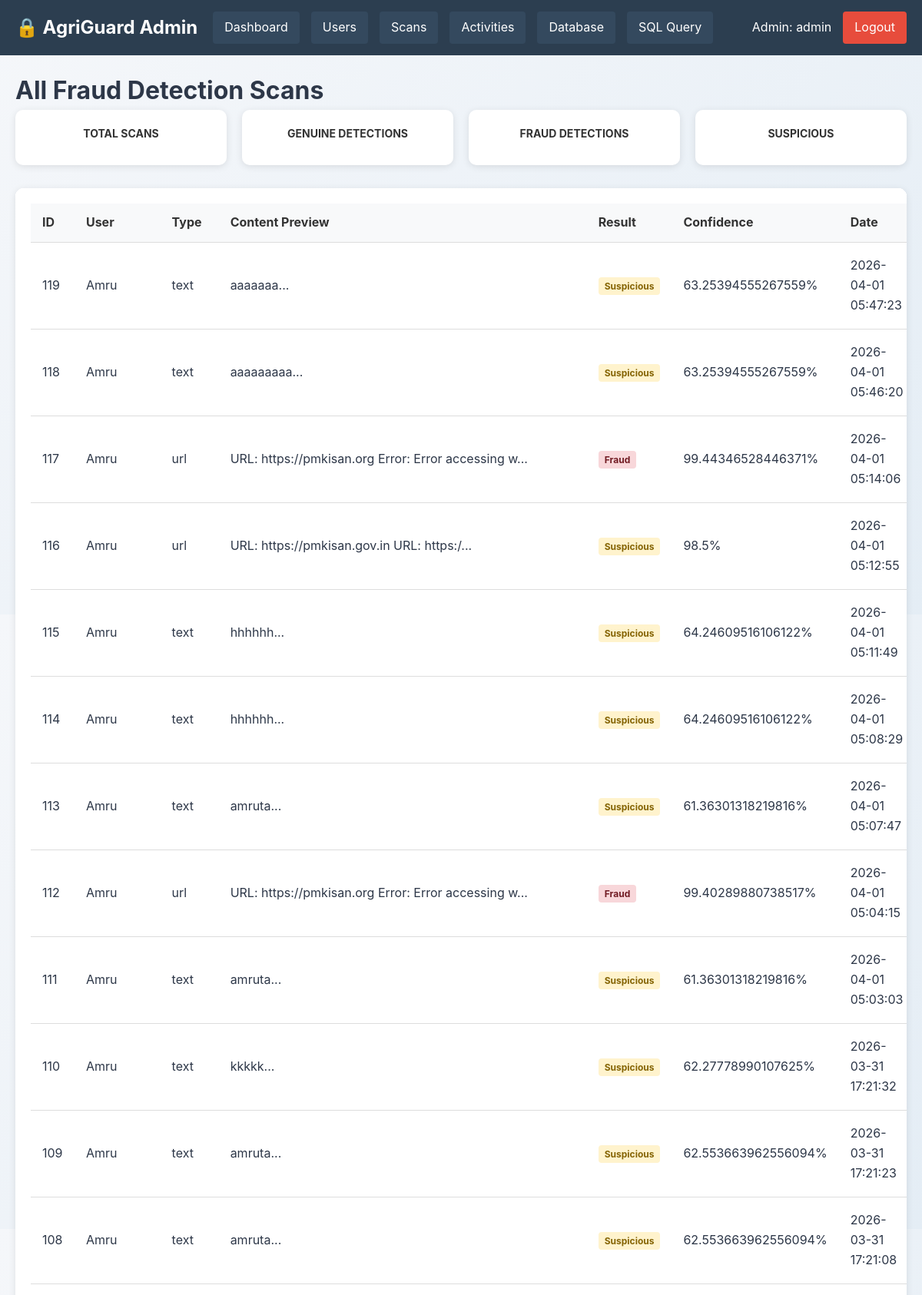
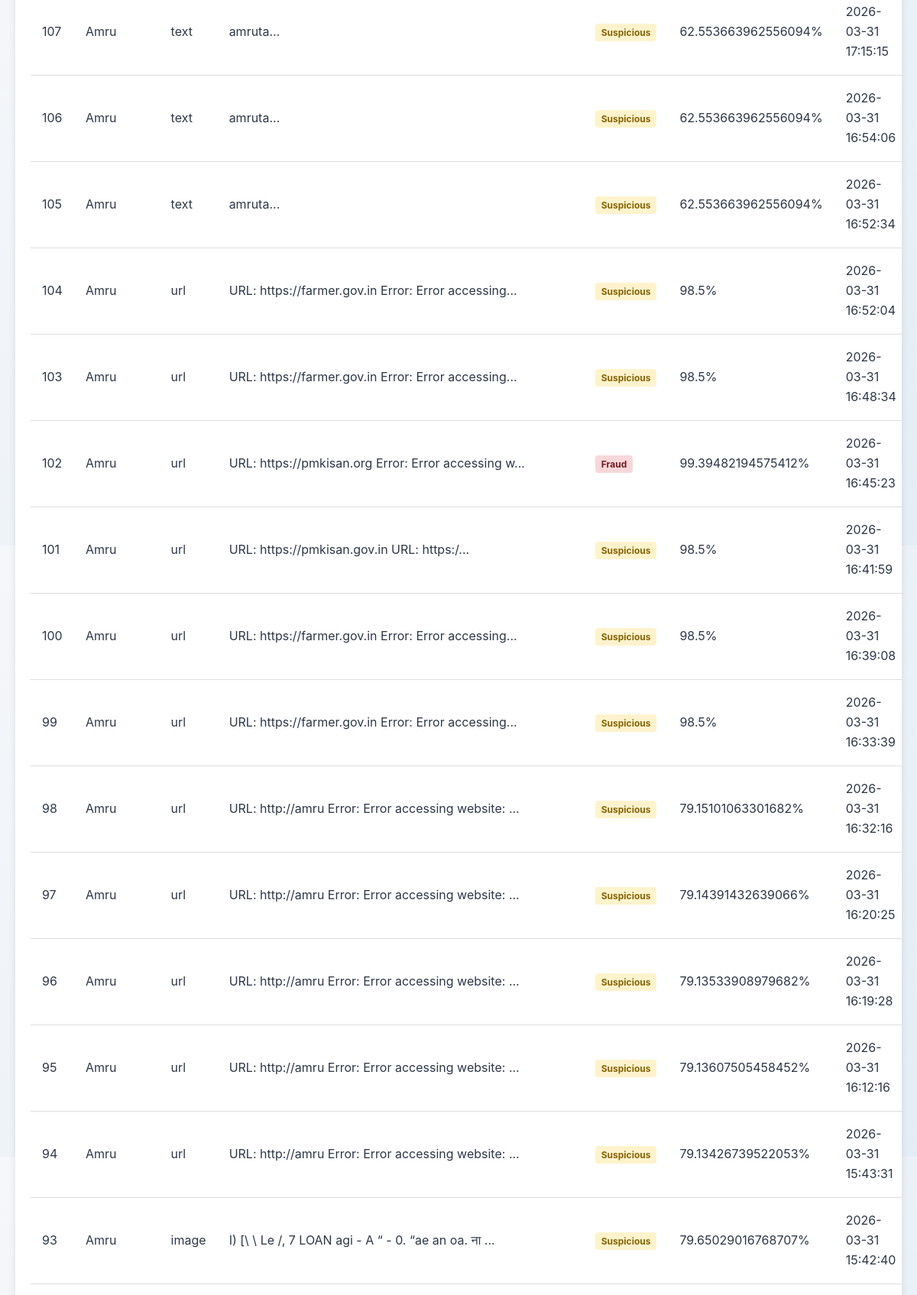
Screenshot of /admin/scans (signed in, upper part) with the database file from the repository (2 pictures, top to bottom).
### tables this page shows
CREATE TABLE scans (
                id INTEGER PRIMARY KEY AUTOINCREMENT,
                user_id INTEGER,
                content_type TEXT,
                content TEXT,
                result TEXT,
                confidence REAL,
                created_at TIMESTAMP DEFAULT CURRENT_TIMESTAMP, detection_method TEXT DEFAULT 'rule-based',
                FOREIGN KEY (user_id) REFERENCES users(id) ON DELETE CASCADE
            );

CREATE TABLE users(
                id INTEGER PRIMARY KEY AUTOINCREMENT,
                username TEXT UNIQUE NOT NULL,
                email TEXT UNIQUE NOT NULL,
                mobile TEXT UNIQUE NOT NULL,
                password TEXT NOT NULL,
                fullname TEXT,
                location TEXT,
                profile_pic TEXT,
                language TEXT DEFAULT 'en',
                email_notifications BOOLEAN DEFAULT 1,
                account_type TEXT DEFAULT 'standard',
                created_at TIMESTAMP DEFAULT CURRENT_TIMESTAMP,
                reset_token TEXT,
                reset_token_expiry DATETIME
            );

### app.py (the view)
@app.route("/admin/scans")
@admin_required
def admin_scans():
    import sqlite3
    conn = sqlite3.connect("users.db")
    conn.row_factory = sqlite3.Row
    c = conn.cursor()
    c.execute("""
        SELECT s.*, u.username, u.email
        FROM scans s
        LEFT JOIN users u ON s.user_id = u.id
        ORDER BY s.created_at DESC
    """)
    scans = []
    for row in c.fetchall():
        scans.append(dict(row))
    conn.close()
    return render_template("admin_scans.html", scans=scans, is_admin=True)

### app.py (called while the page is built)
def admin_required(f):
    @wraps(f)
    def decorated_function(*args, **kwargs):
        if 'user_id' not in session:
            flash("Please login first", "error")
            return redirect(url_for('login_selector'))
        is_admin = (session.get('account_type') == 'admin' or
                   session.get('username') == 'admin')
        if not is_admin:
            flash("Admin access required!", "error")
            return render_template("admin_access.html")
        return f(*args, **kwargs)
    return decorated_function

@app.context_processor
def inject_user():
    is_admin = False
    if 'user_id' in session:
        is_admin = (session.get('account_type') == 'admin' or
                   session.get('username') == 'admin')
    return dict(
        current_user=session.get("username"),
        current_lang=session.get("lang", "en"),
        is_logged_in="user_id" in session,
        is_admin=is_admin,
        current_path=request.path,
        ml_available=ML_AVAILABLE
   )

### templates/admin_scans.html (shortened to what this page needs)
<!DOCTYPE html>
<html lang="en">
<head>
    <link rel="stylesheet" href="{{ url_for('static', filename='css/style.css') }}">
</head>
<body>
    {% include 'admin_navbar.html' %}
    <div class="admin-container">
        <h1>All Fraud Detection Scans</h1>
        <div class="stats-grid">
            <div class="stat-card">
                <h3>Total Scans</h3>
            </div>
            <div class="stat-card">
                <h3>Genuine Detections</h3>
            </div>
            <div class="stat-card">
                <h3>Fraud Detections</h3>
            </div>
            <div class="stat-card">
                <h3>Suspicious</h3>
            </div>
        </div>
        <div class="table-container">
            <table>
                <thead>
                    <tr>
                        <th>ID</th>
                        <th>User</th>
                        <th>Type</th>
                        <th>Content Preview</th>
                        <th>Result</th>
                        <th>Confidence</th>
                        <th>Date</th>
                    </tr>
                </thead>
                <tbody>
                    {% for scan in scans %}
                    <tr>
                        <td>{{ scan.id }}</td>
                        <td>{{ scan.username if scan.username else "User #" + scan.user_id|string }}</td>
                        <td>{{ scan.content_type }}</td>
                        <td>{{ scan.content[:50] }}...</td>
                        <td>
                            {% if 'Genuine' in scan.result or 'Safe' in scan.result %}
                                <span class="result-badge result-genuine">Genuine</span>
                            {% elif 'Fraud' in scan.result or 'Risk' in scan.result %}
                                <span class="result-badge result-fraud">Fraud</span>
                            {% else %}
                                <span class="result-badge result-suspicious">Suspicious</span>
                            {% endif %}
                        </td>
                        <td>{{ scan.confidence }}%</td>
                        <td>{{ scan.created_at }}</td>
                    </tr>
                    {% endfor %}
                </tbody>
            </table>
        </div>
    </div>
</body>
</html>

### static/style.css (style rules this page uses)
* { margin: 0; padding: 0; box-sizing: border-box; }
body { font-family: 'Inter', 'Segoe UI', system-ui, -apple-system, sans-serif; background: linear-gradient(135deg, #f5f7fa 0%, #e4edf5 100%); color: #2d3748; line-height: 1.6; min-height: 100vh; }

### templates/admin_scans.html (style rules this page uses)
.admin-container { padding: 20px; }
.stats-grid { display: grid; grid-template-columns: repeat(auto-fit, minmax(250px, 1fr)); gap: 20px; margin-bottom: 30px; }
.stat-card { background: white; border-radius: 10px; padding: 20px; box-shadow: 0 2px 10px rgba(0,0,0,0.1); text-align: center; }
.stat-card h3 { margin: 0; color: #333; font-size: 14px; text-transform: uppercase; }
.table-container { background: white; border-radius: 10px; padding: 20px; box-shadow: 0 2px 10px rgba(0,0,0,0.1); overflow-x: auto; }
table { width: 100%; border-collapse: collapse; }
th, td { padding: 12px 15px; text-align: left; border-bottom: 1px solid #ddd; }
th { background-color: #f8f9fa; font-weight: bold; color: #333; }
.result-badge { padding: 4px 8px; border-radius: 4px; font-size: 12px; font-weight: bold; }
.result-fraud { background-color: #f8d7da; color: #721c24; }
.result-suspicious { background-color: #fff3cd; color: #856404; }

### rows the page displays
scans: id "119", username "Amru", content_type "text", content "aaaaaaa", shows "Suspicious", confidence "63.25394555267559", created_at "2026-04-01 05:47:23"
scans: id "118", username "Amru", content_type "text", content "aaaaaaaaa", shows "Suspicious", confidence "63.25394555267559", created_at "2026-04-01 05:46:20"
scans: id "117", username "Amru", content_type "url", content "URL: https://pmkisan.org Error: Error accessing w", shows "Fraud", confidence "99.44346528446371", created_at "2026-04-01 05:14:06"
scans: id "116", username "Amru", content_type "url", content "URL: https://pmkisan.gov.in URL: https:/", shows "Suspicious", confidence "98.5", created_at "2026-04-01 05:12:55"
scans: id "115", username "Amru", content_type "text", content "hhhhhh", shows "Suspicious", confidence "64.24609516106122", created_at "2026-04-01 05:11:49"
scans: id "114", username "Amru", content_type "text", content "hhhhhh", shows "Suspicious", confidence "64.24609516106122", created_at "2026-04-01 05:08:29"
scans: id "113", username "Amru", content_type "text", content "amruta", shows "Suspicious", confidence "61.36301318219816", created_at "2026-04-01 05:07:47"
scans: id "112", username "Amru", content_type "url", content "URL: https://pmkisan.org Error: Error accessing w", shows "Fraud", confidence "99.40289880738517", created_at "2026-04-01 05:04:15"
scans: id "111", username "Amru", content_type "text", content "amruta", shows "Suspicious", confidence "61.36301318219816", created_at "2026-04-01 05:03:03"
scans: id "110", username "Amru", content_type "text", content "kkkkk", shows "Suspicious", confidence "62.27778990107625", created_at "2026-03-31 17:21:32"
scans: id "109", username "Amru", content_type "text", content "amruta", shows "Suspicious", confidence "62.553663962556094", created_at "2026-03-31 17:21:23"
scans: id "108", username "Amru", content_type "text", content "amruta", shows "Suspicious", confidence "62.553663962556094", created_at "2026-03-31 17:21:08"
scans: id "107", username "Amru", content_type "text", content "amruta", shows "Suspicious", confidence "62.553663962556094", created_at "2026-03-31 17:15:15"
scans: id "106", username "Amru", content_type "text", content "amruta", shows "Suspicious", confidence "62.553663962556094", created_at "2026-03-31 16:54:06"
scans: id "105", username "Amru", content_type "text", content "amruta", shows "Suspicious", confidence "62.553663962556094", created_at "2026-03-31 16:52:34"
scans: id "104", username "Amru", content_type "url", content "URL: https://farmer.gov.in Error: Error accessing", shows "Suspicious", confidence "98.5", created_at "2026-03-31 16:52:04"
scans: id "103", username "Amru", content_type "url", content "URL: https://farmer.gov.in Error: Error accessing", shows "Suspicious", confidence "98.5", created_at "2026-03-31 16:48:34"
scans: id "102", username "Amru", content_type "url", content "URL: https://pmkisan.org Error: Error accessing w", shows "Fraud", confidence "99.39482194575412", created_at "2026-03-31 16:45:23"
scans: id "101", username "Amru", content_type "url", content "URL: https://pmkisan.gov.in URL: https:/", shows "Suspicious", confidence "98.5", created_at "2026-03-31 16:41:59"
scans: id "100", username "Amru", content_type "url", content "URL: https://farmer.gov.in Error: Error accessing", shows "Suspicious", confidence "98.5", created_at "2026-03-31 16:39:08"
scans: id "99", username "Amru", content_type "url", content "URL: https://farmer.gov.in Error: Error accessing", shows "Suspicious", confidence "98.5", created_at "2026-03-31 16:33:39"
scans: id "98", username "Amru", content_type "url", content "URL: http://amru Error: Error accessing website:", shows "Suspicious", confidence "79.15101063301682", created_at "2026-03-31 16:32:16"
scans: id "97", username "Amru", content_type "url", content "URL: http://amru Error: Error accessing website:", shows "Suspicious", confidence "79.14391432639066", created_at "2026-03-31 16:20:25"
scans: id "96", username "Amru", content_type "url", content "URL: http://amru Error: Error accessing website:", shows "Suspicious", confidence "79.13533908979682", created_at "2026-03-31 16:19:28"
scans: id "95", username "Amru", content_type "url", content "URL: http://amru Error: Error accessing website:", shows "Suspicious", confidence "79.13607505458452", created_at "2026-03-31 16:12:16"
scans: id "94", username "Amru", content_type "url", content "URL: http://amru Error: Error accessing website:", shows "Suspicious", confidence "79.13426739522053", created_at "2026-03-31 15:43:31"
scans: id "93", username "Amru", content_type "image", content "I) [\\ \\ Le /, 7 LOAN agi - A “ - 0. “ae an oa. ना", shows "Suspicious", confidence "79.65029016768707", created_at "2026-03-31 15:42:40"

### other values shown
{{ session.username }} "admin"
